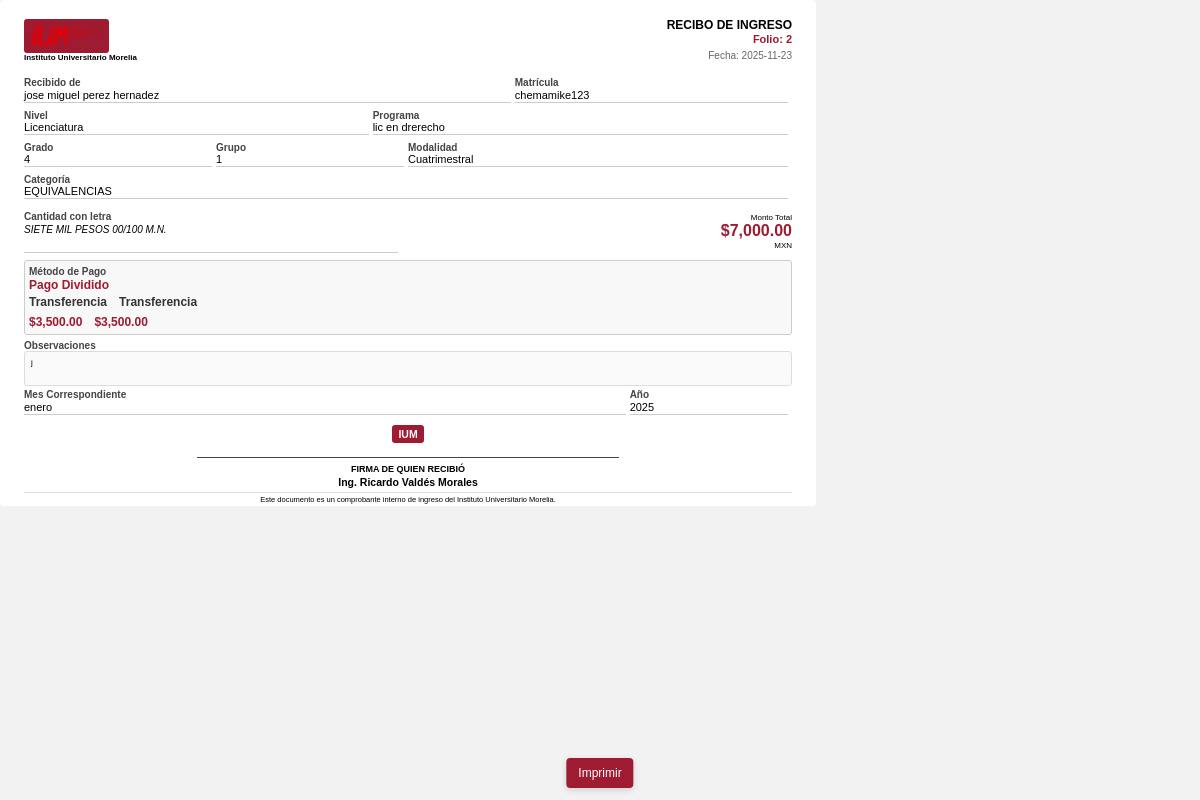
The app's page /src/Ingresos/Receipts/ingreso_diario.php?folio=2 with its own data.
### tables this page shows
CREATE TABLE `ingresos` (
  `folio_ingreso` int(11) NOT NULL AUTO_INCREMENT,
  `fecha` date NOT NULL,
  `alumno` varchar(255) NOT NULL,
  `matricula` varchar(50) NOT NULL,
  `nivel` enum('Licenciatura','Maestr├¡a','Doctorado') NOT NULL,
  `monto` decimal(10,2) NOT NULL,
  `metodo_de_pago` enum('Efectivo','Transferencia','Dep├│sito','Tarjeta D├®bito','Tarjeta Cr├®dito','Mixto') NOT NULL DEFAULT 'Efectivo',
  `mes_correspondiente` varchar(20) DEFAULT NULL,
  `anio` int(4) NOT NULL,
  `observaciones` text DEFAULT NULL,
  `dia_pago` int(2) DEFAULT NULL,
  `modalidad` enum('Cuatrimestral','Semestral') DEFAULT NULL,
  `grado` int(2) DEFAULT NULL,
  `programa` varchar(100) NOT NULL,
  `grupo` varchar(20) DEFAULT NULL,
  `id_categoria` int(11) NOT NULL,
  PRIMARY KEY (`folio_ingreso`),
  KEY `fk_ingresos_categoria` (`id_categoria`),
  CONSTRAINT `fk_ingresos_categoria` FOREIGN KEY (`id_categoria`) REFERENCES `categorias` (`id_categoria`) ON DELETE CASCADE ON UPDATE CASCADE
);

CREATE TABLE `categorias` (
  `id_categoria` int(11) NOT NULL AUTO_INCREMENT,
  `nombre` varchar(100) NOT NULL,
  `tipo` enum('Ingreso','Egreso') NOT NULL,
  `concepto` enum('Registro Diario','Titulaciones','Inscripciones y Reinscripciones') DEFAULT NULL,
  `descripcion` text DEFAULT NULL,
  `no_borrable` tinyint(1) DEFAULT 0,
  `id_user` int(11) NOT NULL,
  PRIMARY KEY (`id_categoria`),
  UNIQUE KEY `nombre` (`nombre`),
  KEY `fk_categorias_user` (`id_user`),
  CONSTRAINT `fk_categorias_user` FOREIGN KEY (`id_user`) REFERENCES `usuarios` (`id_user`) ON DELETE CASCADE ON UPDATE CASCADE
);

CREATE TABLE `pagos_parciales` (
  `id_pago_parcial` int(11) NOT NULL AUTO_INCREMENT,
  `folio_ingreso` int(11) NOT NULL,
  `metodo_pago` enum('Efectivo','Transferencia','Dep├│sito','Tarjeta D├®bito','Tarjeta Cr├®dito') NOT NULL,
  `monto` decimal(10,2) NOT NULL,
  `orden` tinyint(2) NOT NULL DEFAULT 1,
  `fecha_registro` timestamp NOT NULL DEFAULT current_timestamp(),
  PRIMARY KEY (`id_pago_parcial`),
  KEY `idx_folio_ingreso` (`folio_ingreso`),
  CONSTRAINT `fk_pago_parcial_ingreso` FOREIGN KEY (`folio_ingreso`) REFERENCES `ingresos` (`folio_ingreso`) ON DELETE CASCADE ON UPDATE CASCADE
);

### src/Ingresos/Receipts/ingreso_diario.php (the view, shortened to what this page needs)
<?php
require_once __DIR__ . '/../../../config/database.php';
$folio = isset($_GET['folio']) ? (int)$_GET['folio'] : 0;
$sql = "SELECT i.*, c.nombre AS nombre_categoria
    FROM ingresos i
    LEFT JOIN categorias c ON i.id_categoria = c.id_categoria
    WHERE i.folio_ingreso = ? LIMIT 1";
$stmt = $conn->prepare($sql);
$stmt->bind_param("i", $folio);
$stmt->execute();
$res = $stmt->get_result();
$ingreso = $res->fetch_assoc();
$sqlPagos = "SELECT * FROM pagos_parciales WHERE folio_ingreso = ? ORDER BY orden ASC";
$stmtPagos = $conn->prepare($sqlPagos);
$pagosParciales = [];
if ($stmtPagos) {
    $stmtPagos->bind_param("i", $folio);
    $stmtPagos->execute();
    $resPagos = $stmtPagos->get_result();
    while ($pago = $resPagos->fetch_assoc()) {
        $pagosParciales[] = $pago;
    }
}
$monto = isset($ingreso['monto']) ? (float)$ingreso['monto'] : 0.0;
$montoFormateado = '$ ' . number_format($monto, 2);
if (class_exists('NumberFormatter')) {
    try {
        $fmt = new NumberFormatter('es_MX', NumberFormatter::CURRENCY);
        $montoFormateado = $fmt->formatCurrency($monto, 'MXN');
    } catch (Exception $e) {  }
}
$cantidadConLetra = '';
if (class_exists('NumberFormatter')) {
    try {
        $entero = floor($monto);
        $centavos = round(($monto - $entero) * 100);
        $fmtSpell = new NumberFormatter('es_MX', NumberFormatter::SPELLOUT);
        $letras = strtoupper($fmtSpell->format($entero));
        $cantidadConLetra = $letras . ' PESOS ' . sprintf('%02d', $centavos) . '/100 M.N.';
    } catch (Exception $e) {  }
}
$logoPath = '../../../public/logo ium rojo (3).png';
$fecha = htmlspecialchars($ingreso['fecha'] ?? '');
$folioEsc = htmlspecialchars($ingreso['folio_ingreso'] ?? '');
$alumno = htmlspecialchars($ingreso['alumno'] ?? '');
$matricula = htmlspecialchars($ingreso['matricula'] ?? '');
$nivel = htmlspecialchars($ingreso['nivel'] ?? '');
$programa = htmlspecialchars($ingreso['programa'] ?? '');
$grado = htmlspecialchars($ingreso['grado'] ?? '');
$grupo = htmlspecialchars($ingreso['grupo'] ?? '');
$modalidad = htmlspecialchars($ingreso['modalidad'] ?? '');
$categoria = htmlspecialchars($ingreso['nombre_categoria'] ?? '');
$mes = htmlspecialchars($ingreso['mes_correspondiente'] ?? '');
$anio = htmlspecialchars($ingreso['anio'] ?? '');
$metodo = htmlspecialchars($ingreso['metodo_de_pago'] ?? $ingreso['metodo'] ?? '');
$observaciones = htmlspecialchars($ingreso['observaciones'] ?? '');
$detalleMetodos = '';
if (!empty($pagosParciales)) {
    $methods = [];
    $amounts = [];
    foreach ($pagosParciales as $pago) {
        $methods[] = '<div class="pm-item">' . htmlspecialchars($pago['metodo_pago']) . '</div>';
        $amounts[] = '<span class="pa-item">$' . number_format((float)$pago['monto'], 2) . '</span>';
    }
    $detalleMetodos = '<div class="payment-grid">'
        . '<div class="payment-methods">' . implode('', $methods) . '</div>'
        . '<div class="payment-amounts">' . implode('', $amounts) . '</div>'
        . '</div>';
}
?>
<!DOCTYPE html>
<html lang="es">
<head>
</head>
<body>
<div class="page">
    <div class="header">
        <div class="header-left">
            <div class="logo-box">
                <img src="<?php echo $logoPath; ?>" alt="IUM">
            </div>
            <div class="institution">Instituto Universitario Morelia</div>
        </div>
        <div class="header-right">
            <div class="doc-title">RECIBO DE INGRESO</div>
            <div class="folio">Folio: <?php echo $folioEsc; ?></div>
            <div style="font-size: 10px; color: #666; margin-top: 4px;">Fecha: <?php echo $fecha; ?></div>
        </div>
    </div>
    <div class="grid">
        <div class="grid-row">
            <div class="grid-cell half">
                <span class="label">Recibido de</span>
                <div class="value"><?php echo $alumno ?: '-'; ?></div>
            </div>
            <div class="grid-cell half">
                <span class="label">Matrícula</span>
                <div class="value"><?php echo $matricula ?: '-'; ?></div>
            </div>
        </div>
    </div>
    <div class="grid">
        <div class="grid-row">
            <div class="grid-cell half">
                <span class="label">Nivel</span>
                <div class="value"><?php echo $nivel ?: '-'; ?></div>
            </div>
            <div class="grid-cell half">
                <span class="label">Programa</span>
                <div class="value"><?php echo $programa ?: '-'; ?></div>
            </div>
        </div>
    </div>
    <div class="grid">
        <div class="grid-row">
            <div class="grid-cell" style="width: 25%;">
                <span class="label">Grado</span>
                <div class="value"><?php echo $grado ?: '-'; ?></div>
            </div>
            <div class="grid-cell" style="width: 25%;">
                <span class="label">Grupo</span>
                <div class="value"><?php echo $grupo ?: '-'; ?></div>
            </div>
            <div class="grid-cell" style="width: 50%;">
                <span class="label">Modalidad</span>
                <div class="value"><?php echo $modalidad ?: '-'; ?></div>
            </div>
        </div>
    </div>
    <?php if (!empty($categoria)): ?>
    <div class="grid">
        <div class="grid-row">
            <div class="grid-cell full">
                <span class="label">Categoría</span>
                <div class="value"><?php echo $categoria; ?></div>
            </div>
        </div>
    </div>
    <?php endif; ?>
    <div style="display: table; width: 100%; margin: 6px 0;">
        <div style="display: table-cell; width: 50%; padding-right: 10px;">
            <div class="label">Cantidad con letra</div>
            <div class="value" style="font-size: 10px; font-style: italic; min-height: 30px; line-height: 1.4;">
                <?php echo $cantidadConLetra ?: '-'; ?>
            </div>
        </div>
        <div style="display: table-cell; width: 50%; text-align: right;">
            <div class="monto-section">
                <div class="monto-label">Monto Total</div>
                <div class="monto-value"><?php echo $montoFormateado; ?></div>
                <div class="monto-currency">MXN</div>
            </div>
        </div>
    </div>
    <div class="payment-box">
        <span class="label">Método de Pago</span>
        <?php if (!empty($pagosParciales)): ?>
            <div style="font-weight: bold; color: #9e1b32; margin-bottom: 4px;">Pago Dividido</div>
            <?php echo $detalleMetodos; ?>
        <?php else: ?>
            <div style="font-size: 11px; font-weight: bold;"><?php echo $metodo ?: '-'; ?></div>
        <?php endif; ?>
    </div>
    <?php if ($observaciones): ?>
    <div>
        <span class="label">Observaciones</span>
        <div class="description-box"><?php echo nl2br($observaciones); ?></div>
    </div>
    <?php endif; ?>
    <?php if ($mes || $anio): ?>
    <div class="grid">
        <div class="grid-row">
            <div class="grid-cell half">
                <span class="label">Mes Correspondiente</span>
                <div class="value"><?php echo $mes ?: '-'; ?></div>
            </div>
            <div class="grid-cell half">
                <span class="label">Año</span>
                <div class="value"><?php echo $anio ?: '-'; ?></div>
            </div>
        </div>
    </div>
    <?php endif; ?>
    <div class="signature-section">
        <div class="logo-box" style="margin-bottom: 8px;">
            <span style="color: white; font-weight: bold;">IUM</span>
        </div>
        <div class="signature-line"></div>
        <div class="signature-label">FIRMA DE QUIEN RECIBIÓ</div>
        <div class="signature-name">Ing. Ricardo Valdés Morales</div>
    </div>
    <div class="footer">
        Este documento es un comprobante interno de ingreso del Instituto Universitario Morelia.
    </div>
    </div>
    <div class="no-print print-container">
        <button class="print-btn" onclick="window.print()">Imprimir</button>
    </div>
</body>
</html>

### src/Ingresos/Receipts/ingreso_diario.php (style rules this page uses)
* { margin: 0; padding: 0; box-sizing: border-box; }
body { font-family: Arial, sans-serif; font-size: 10.5px; line-height: 1.15; background: #f2f2f2; padding: 0; }
.page { width: 100%; max-width: 8.5in; height: 13.4cm; padding: 0.2in 0.25in; background: white; border-radius: 4px; overflow: hidden; display: flex; flex-direction: column; }
.header { display: table; width: 100%; margin-bottom: 4px; }
.header-left { display: table-cell; width: 35%; vertical-align: top; }
.header-right { display: table-cell; width: 65%; vertical-align: top; text-align: right; }
.logo-box { display: inline-block; background: #9e1b32; padding: 3px 6px; border-radius: 3px; }
.logo-box img { height: 26px; }
.institution { font-size: 8px; font-weight: bold; }
.doc-title { font-size: 12px; font-weight: bold; }
.folio { font-size: 11px; font-weight: bold; color: #9e1b32; }
.grid { display: table; width: 100%; margin-bottom: 2px; }
.grid-row { display: table-row; }
.grid-cell { display: table-cell; padding: 2px 4px 2px 0; vertical-align: top; }
.label { font-size: 10px; color: #444; font-weight: bold; }
.value { font-size: 11px; border-bottom: 1px solid #ccc; padding: 0px 0; min-height: 9px; }
.monto-section { text-align: right; margin: 4px 0; }
.monto-label { font-size: 8px; }
.monto-value { font-size: 16px; font-weight: bold; color: #9e1b32; }
.monto-currency { font-size: 8px; }
.payment-box { background: #f8f8f8; border: 1px solid #ccc; padding: 4px; border-radius: 3px; font-size: 12px; margin-bottom: 4px; }
.payment-grid { display:flex; flex-direction:column; gap:6px; align-items:flex-start; }
.payment-methods { display:flex; flex-direction:row; gap:12px; flex-wrap:nowrap; }
.payment-amounts { display:flex; flex-direction:row; gap:12px; align-items:center; white-space:nowrap; }
.pm-item { font-weight:600; color:#333; font-size:12px; display:inline-block; }
.pa-item { font-weight:700; color:#9e1b32; font-size:12px; display:inline-block; }
.description-box { border: 1px solid #ddd; padding: 6px; min-height: 35px; background: #fafafa; border-radius: 3px; font-size: 8px; }
.signature-section { margin-top: auto; padding-top: 6px; text-align: center; }
.signature-section .logo-box { display: inline-block; margin-bottom: 6px; }
.signature-line { border-top: 1px solid #444; width: 55%; margin: 6px auto; }
.signature-label { font-size: 9px; font-weight: bold; text-align: center; }
.signature-name { font-size: 10.5px; font-weight: bold; margin-top: 2px; text-align: center; }
.footer { font-size: 7.5px; margin-top: 4px; text-align: center; border-top: 1px solid #ddd; padding-top: 3px; }
.print-btn { background: #9e1b32; color: #fff; border: none; border-radius: 4px; padding: 8px 12px; font-size: 12px; cursor: pointer; box-shadow: 0 2px 6px rgba(0,0,0,0.15); }
.print-container { position: fixed; left: 50%; bottom: 12px; transform: translateX(-50%); z-index: 9999; }

### records on screen
ingresos: folio_ingreso "2", fecha "2025-11-23", alumno "jose miguel perez hernadez", matricula "chemamike123", nivel "Licenciatura", programa "lic en drerecho", grado "4", grupo "1", modalidad "Cuatrimestral", id_categoria.nombre "EQUIVALENCIAS", monto "SIETE MIL PESOS 00/100 M.N.", monto "$7,000.00", observaciones "j", mes_correspondiente "enero", anio "2025"
pagos_parciales: metodo_pago "Transferencia", monto "3,500.00"
pagos_parciales: metodo_pago "Transferencia", monto "3,500.00"
